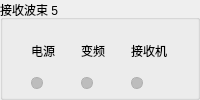
                <widget class="QGroupBox" name="gbRxBeamDevice5">
                 <property name="title">
                  <string>接收波束 5</string>
                 </property>
                 <layout class="QGridLayout" name="layoutRxBeamDevice5">
                  <property name="leftMargin">
                   <number>8</number>
                  </property>
                  <property name="topMargin">
                   <number>10</number>
                  </property>
                  <property name="rightMargin">
                   <number>8</number>
                  </property>
                  <property name="bottomMargin">
                   <number>8</number>
                  </property>
                  <property name="spacing">
                   <number>6</number>
                  </property>
                  <item row="0" column="0">
                   <widget class="QLabel" name="lblRxBeam5Power">
                    <property name="text">
                     <string>电源</string>
                    </property>
                    <property name="alignment">
                     <set>Qt::AlignCenter</set>
                    </property>
                   </widget>
                  </item>
                  <item row="1" column="0">
                   <widget class="QLabel" name="ledRxBeam5Power">
                    <property name="minimumSize">
                     <size>
                      <width>12</width>
                      <height>12</height>
                     </size>
                    </property>
                    <property name="maximumSize">
                     <size>
                      <width>12</width>
                      <height>12</height>
                     </size>
                    </property>
                    <property name="styleSheet">
                     <string notr="true">background:#BDBDBD;border:1px solid #AFAFAF;border-radius:6px;</string>
                    </property>
                    <property name="text">
                     <string/>
                    </property>
                   </widget>
                  </item>
                  <item row="0" column="1">
                   <widget class="QLabel" name="lblRxBeam5Converter">
                    <property name="text">
                     <string>变频</string>
                    </property>
                    <property name="alignment">
                     <set>Qt::AlignCenter</set>
                    </property>
                   </widget>
                  </item>
                  <item row="1" column="1">
                   <widget class="QLabel" name="ledRxBeam5Converter">
                    <property name="minimumSize">
                     <size>
                      <width>12</width>
                      <height>12</height>
                     </size>
                    </property>
                    <property name="maximumSize">
                     <size>
                      <width>12</width>
                      <height>12</height>
                     </size>
                    </property>
                    <property name="styleSheet">
                     <string notr="true">background:#BDBDBD;border:1px solid #AFAFAF;border-radius:6px;</string>
                    </property>
                    <property name="text">
                     <string/>
                    </property>
                   </widget>
                  </item>
                  <item row="0" column="2">
                   <widget class="QLabel" name="lblRxBeam5Receiver">
                    <property name="text">
                     <string>接收机</string>
                    </property>
                    <property name="alignment">
                     <set>Qt::AlignCenter</set>
                    </property>
                   </widget>
                  </item>
                  <item row="1" column="2">
                   <widget class="QLabel" name="ledRxBeam5Receiver">
                    <property name="minimumSize">
                     <size>
                      <width>12</width>
                      <height>12</height>
                     </size>
                    </property>
                    <property name="maximumSize">
                     <size>
                      <width>12</width>
                      <height>12</height>
                     </size>
                    </property>
                    <property name="styleSheet">
                     <string notr="true">background:#BDBDBD;border:1px solid #AFAFAF;border-radius:6px;</string>
                    </property>
                    <property name="text">
                     <string/>
                    </property>
                   </widget>
                  </item>
                 </layout>
                </widget>
